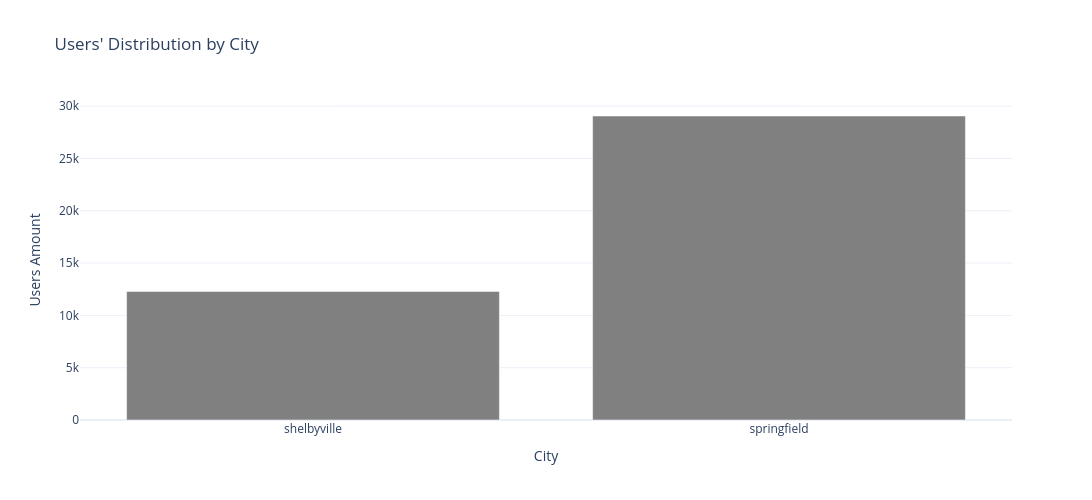

Notebook code for this chart:
### Code cell
plot_vertical_bar_plotpx(music_city_users, x='city', y='users', title="Users' Distribution by City", xlabel='City', ylabel='Users Amount', sort=False)

### Figure 1 — Plotly figure (JSON) as saved in the notebook; plotly's stock layout.template omitted (floating-point values rounded to 4 significant figures)
{"data": [{"hovertemplate": "city=%{x}<br>users=%{y}<extra></extra>", "legendgroup": "", "marker": {"color": "grey", "pattern": {"shape": ""}}, "name": "", "orientation": "v", "showlegend": false, "textposition": "auto", "type": "bar", "x": ["shelbyville", "springfield"], "xaxis": "x", "y": [12289, 29061], "yaxis": "y"}], "layout": {"barmode": "relative", "height": 500, "legend": {"tracegroupgap": 0}, "title": {"text": "Users' Distribution by City"}, "width": 1200, "xaxis": {"anchor": "y", "domain": [0, 1], "title": {"text": "City"}}, "yaxis": {"anchor": "x", "domain": [0, 1], "title": {"text": "Users Amount"}}}}
